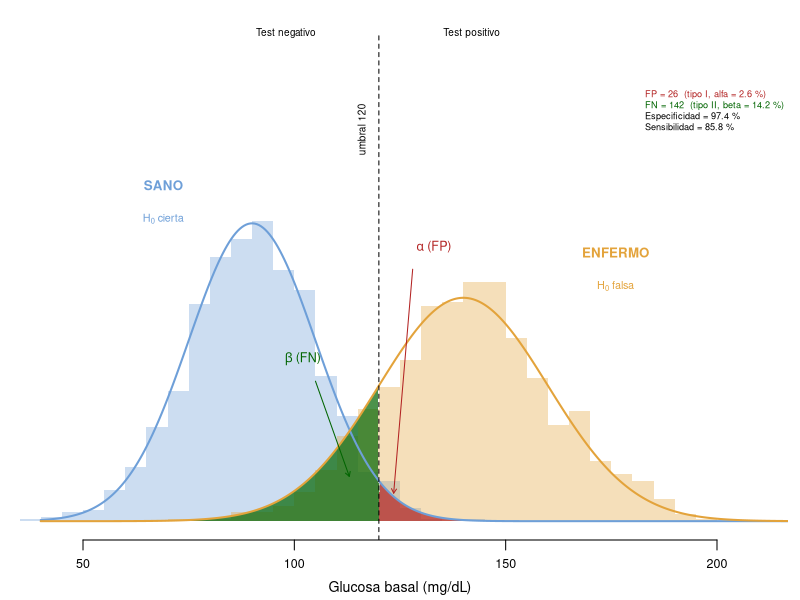

Reproduce this figure in R.
# Simulación: glucosa basal (mg/dL) en 1000 individuos SANOS y 1000 ENFERMOS
# (diabéticos). Prueba diagnóstica con umbral 120 mg/dL vista como contraste:
#   H0: «el individuo está SANO»
#   Test positivo (glucosa > umbral) = rechazar H0
#   Falso positivo (FP) = rechazar H0 siendo cierta  -> error tipo I  (alfa)
#   Falso negativo (FN) = no rechazar H0 siendo falsa -> error tipo II (beta)
# Prueba a cambiar 'umbral' o la media de los enfermos (175: bien separados)
# y mira cómo cambian alfa y beta.
# No necesita datos: funciona igual en R y en Rj (JAMOVI).
set.seed(5)
umbral  <- 120
sano    <- c(media = 90,  de = 15)
enfermo <- c(media = 140, de = 20)
col_s <- "#6E9FD8"; col_e <- "#E3A33B"                  # sanos / enfermos
op <- par(mar = c(3, 0.6, 1.6, 0.6), mgp = c(1.8, 0.6, 0),
          cex.axis = 0.75, cex.lab = 0.85)
s <- rnorm(1000, sano["media"], sano["de"])
e <- rnorm(1000, enfermo["media"], enfermo["de"])
br <- seq(0, 300, by = 5)
hs <- hist(s, br, plot = FALSE); he <- hist(e, br, plot = FALSE)
plot(NA, xlim = c(40, 210), ylim = c(0, 0.042), yaxt = "n", bty = "n",
     xlab = "Glucosa basal (mg/dL)", ylab = "")
rect(br[-length(br)], 0, br[-1], hs$density, col = adjustcolor(col_s, 0.35), border = NA)
rect(br[-length(br)], 0, br[-1], he$density, col = adjustcolor(col_e, 0.35), border = NA)
x <- seq(40, 240, length = 400)
# colas teóricas: FP (sanos por encima del umbral), FN (enfermos por debajo)
u <- x[x >= umbral]; polygon(c(umbral, u, max(u)), c(0, dnorm(u, sano[1], sano[2]), 0),
                             col = adjustcolor("firebrick", 0.7), border = NA)
u <- x[x <= umbral]; polygon(c(min(u), u, umbral), c(0, dnorm(u, enfermo[1], enfermo[2]), 0),
                             col = adjustcolor("darkgreen", 0.7), border = NA)
lines(x, dnorm(x, sano[1], sano[2]), col = col_s, lwd = 2)
lines(x, dnorm(x, enfermo[1], enfermo[2]), col = col_e, lwd = 2)
abline(v = umbral, lty = 2)
FP <- sum(s > umbral); FN <- sum(e < umbral)
VN <- 1000 - FP;       VP <- 1000 - FN
text(sano[1] - 21, 0.030, "SANO", col = col_s, cex = 0.8, font = 2)
text(sano[1] - 21, 0.027, expression(H[0] ~ "cierta"), col = col_s, cex = 0.65)
text(enfermo[1] + 36, 0.024, "ENFERMO", col = col_e, cex = 0.8, font = 2)
text(enfermo[1] + 36, 0.021, expression(H[0] ~ "falsa"), col = col_e, cex = 0.65)
text(umbral - 4, 0.035, sprintf("umbral %d", umbral), cex = 0.6, srt = 90)
mtext("Test negativo", side = 3, line = -0.4, at = umbral - 22, cex = 0.6)
mtext("Test positivo", side = 3, line = -0.4, at = umbral + 22, cex = 0.6)
arrows(128, 0.0225, 123.5, 0.0025, length = 0.05, col = "firebrick")
text(133, 0.0245, expression(alpha ~ "(FP)"), col = "firebrick", cex = 0.75, font = 2)
arrows(105, 0.0125, 113, 0.0040, length = 0.05, col = "darkgreen")
text(102, 0.0145, expression(beta ~ "(FN)"), col = "darkgreen", cex = 0.75, font = 2)
legend("topright", inset = c(0, 0.10), bty = "n", cex = 0.55, text.col =
         c("firebrick", "darkgreen", "black", "black"),
       legend = c(sprintf("FP = %d  (tipo I, alfa = %.1f %%)", FP, FP / 10),
                  sprintf("FN = %d  (tipo II, beta = %.1f %%)", FN, FN / 10),
                  sprintf("Especificidad = %.1f %%", VN / 10),
                  sprintf("Sensibilidad = %.1f %%", VP / 10)))
par(op)
